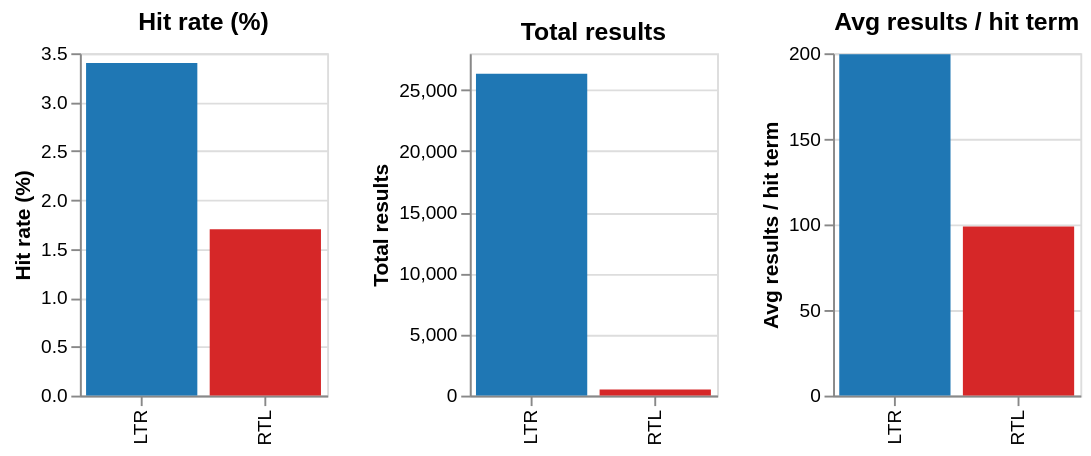
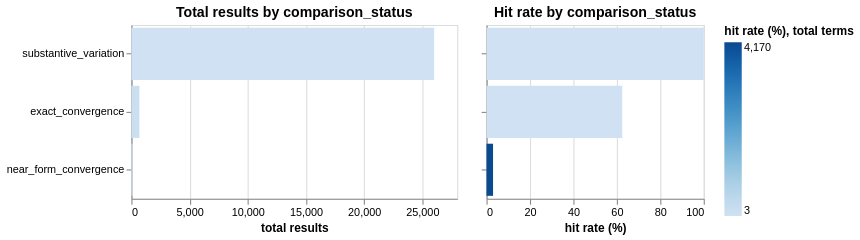

The notebook cell these images were saved under, in order:
### Code cell
# ── LTR vs RTL comparison ─────────────────────────────────────────────────
dir_summary = (
    hit_dir.groupby("dir_label")
    .agg(
        total_terms=("search_term_lower", "count"),
        terms_with_hits=("any_hit", "sum"),
        total_results=("total", "sum"),
    )
    .reset_index()
)
dir_summary["hit_rate_pct"] = (
    dir_summary["terms_with_hits"] / dir_summary["total_terms"] * 100
).round(1)
dir_summary["avg_per_hit"] = (
    dir_summary["total_results"] / dir_summary["terms_with_hits"].replace(0, pd.NA)
).round(1)

print("LTR vs RTL summary:")
print(dir_summary[["dir_label","total_terms","terms_with_hits","hit_rate_pct",
                    "total_results","avg_per_hit"]].to_string(index=False))

dir_metrics = [
    ("hit_rate_pct",  "Hit rate (%)"),
    ("total_results", "Total results"),
    ("avg_per_hit",   "Avg results / hit term"),
]
dir_charts = []
for col, title in dir_metrics:
    c = alt.Chart(dir_summary).mark_bar().encode(
        x=alt.X("dir_label:N", title=None),
        y=alt.Y(f"{col}:Q", title=title),
        color=alt.Color("dir_label:N",
                        scale=alt.Scale(domain=["LTR", "RTL"],
                                        range=["#1f77b4", "#d62728"]),
                        legend=None),
        tooltip=["dir_label:N", alt.Tooltip(f"{col}:Q", title=title)],
    ).properties(width=130, height=180, title=title)
    dir_charts.append(c)
display(alt.hconcat(*dir_charts))

# ── Top 10 RTL terms ──────────────────────────────────────────────────────
rtl_top = hit_dir[hit_dir["dir_label"] == "RTL"].nlargest(10, "total")
if len(rtl_top):
    print("\nTop 10 RTL terms:")
    print(rtl_top[["search_term_lower","n_repos","n_issues","n_users","total"]].to_string(index=False))
else:
    print("\nNo RTL terms with results.")

# ── Comparison status breakdown ────────────────────────────────────────────────────
# A grouped term may span multiple comparison statuses; take the first for this display.
hit_dir["primary_cat"] = hit_dir["comparison_status"].str.split(",").str[0].str.strip()

cat_summary = (
    hit_dir.groupby("primary_cat")
    .agg(
        total_terms=("search_term_lower", "count"),
        terms_with_hits=("any_hit", "sum"),
        total_results=("total", "sum"),
    )
    .reset_index()
)
cat_summary["hit_rate_pct"] = (
    cat_summary["terms_with_hits"] / cat_summary["total_terms"] * 100
).round(1)
cat_summary = cat_summary.sort_values("total_results", ascending=False)

cat_results = alt.Chart(cat_summary).mark_bar().encode(
    y=alt.Y("primary_cat:N", sort="-x", title=None),
    x=alt.X("total_results:Q", title="total results"),
    color=alt.Color("hit_rate_pct:Q", scale=alt.Scale(scheme="blues"),
                    title="hit rate (%)"),
    tooltip=["primary_cat:N", "total_terms:Q", "terms_with_hits:Q",
             "hit_rate_pct:Q", "total_results:Q"],
).properties(width=300, height=160, title="Total results by comparison_status")

cat_rate = alt.Chart(cat_summary).mark_bar().encode(
    y=alt.Y("primary_cat:N", sort="-x", title=None, axis=alt.Axis(labels=False)),
    x=alt.X("hit_rate_pct:Q", title="hit rate (%)"),
    color=alt.Color("total_terms:Q", scale=alt.Scale(scheme="greys"),
                    title="total terms"),
    tooltip=["primary_cat:N", "total_terms:Q", "hit_rate_pct:Q"],
).properties(width=200, height=160, title="Hit rate by comparison_status")

display(cat_results | cat_rate)
print()
print(cat_summary.to_string(index=False))

### Figure 1 — Vega specification as saved in the notebook (floating-point values rounded to 4 significant figures)
{"$schema": "https://vega.github.io/schema/vega/v6.json", "data": [{"name": "source_0"}, {"name": "data_0", "values": [{"dir_label": "LTR", "hit_rate_pct": 3.4, "hit_rate_pct_end": 3.4, "hit_rate_pct_start": 0.0}, {"dir_label": "RTL", "hit_rate_pct": 1.7, "hit_rate_pct_end": 1.7, "hit_rate_pct_start": 0.0}]}, {"name": "data_1", "values": [{"dir_label": "LTR", "total_results": 26318, "total_results_end": 26320.0, "total_results_start": 0.0}, {"dir_label": "RTL", "total_results": 494, "total_results_end": 494.0, "total_results_start": 0.0}]}, {"name": "data_2", "values": [{"avg_per_hit": 199.4, "avg_per_hit_end": 199.4, "avg_per_hit_start": 0.0, "dir_label": "LTR"}, {"avg_per_hit": 98.8, "avg_per_hit_end": 98.8, "avg_per_hit_start": 0.0, "dir_label": "RTL"}]}, {"name": "data_0_concat_0_x_domain_dir_label", "values": [{"dir_label": "LTR"}, {"dir_label": "RTL"}]}, {"name": "data_1_concat_1_x_domain_dir_label", "values": [{"dir_label": "LTR"}, {"dir_label": "RTL"}]}, {"name": "data_2_concat_2_x_domain_dir_label", "values": [{"dir_label": "LTR"}, {"dir_label": "RTL"}]}], "signals": [{"name": "childWidth", "value": 130}], "marks": [{"type": "group", "name": "concat_0_group", "encode": {"update": {"height": {"signal": "height"}, "width": {"signal": "childWidth"}}}, "marks": [{"type": "rect", "name": "concat_0_marks", "from": {"data": "data_0"}, "encode": {"update": {"y2": {"field": "hit_rate_pct_start", "scale": "concat_0_y"}, "y": {"field": "hit_rate_pct_end", "scale": "concat_0_y"}, "width": {"signal": "max(0.25, bandwidth('concat_0_x'))"}, "x": {"field": "dir_label", "scale": "concat_0_x"}, "tooltip": {"signal": "{\"dir_label\": isValid(datum[\"dir_label\"]) ? datum[\"dir_label\"] : \"\"+datum[\"dir_label\"], \"Hit rate (%)\": format(datum[\"hit_rate_pct\"], \"\")}"}, "fill": {"field": "dir_label", "scale": "color"}}}, "style": ["bar"]}], "axes": [{"scale": "concat_0_y", "labels": false, "grid": true, "tickCount": {"signal": "ceil(height/40)"}, "orient": "left", "aria": false, "domain": false, "minExtent": 0, "gridScale": "concat_0_x", "maxExtent": 0, "ticks": false, "zindex": 0}, {"scale": "concat_0_x", "grid": false, "labelBaseline": "middle", "labelAngle": 270, "zindex": 0, "orient": "bottom", "labelAlign": "right"}, {"scale": "concat_0_y", "labelOverlap": true, "tickCount": {"signal": "ceil(height/40)"}, "title": "Hit rate (%)", "grid": false, "zindex": 0, "orient": "left"}], "title": {"text": "Hit rate (%)", "frame": "group"}, "style": "cell"}, {"type": "group", "name": "concat_1_group", "encode": {"update": {"height": {"signal": "height"}, "width": {"signal": "childWidth"}}}, "marks": [{"type": "rect", "name": "concat_1_marks", "from": {"data": "data_1"}, "encode": {"update": {"y2": {"field": "total_results_start", "scale": "concat_1_y"}, "tooltip": {"signal": "{\"dir_label\": isValid(datum[\"dir_label\"]) ? datum[\"dir_label\"] : \"\"+datum[\"dir_label\"], \"Total results\": format(datum[\"total_results\"], \"\")}"}, "y": {"field": "total_results_end", "scale": "concat_1_y"}, "fill": {"field": "dir_label", "scale": "color"}, "width": {"signal": "max(0.25, bandwidth('concat_1_x'))"}, "x": {"field": "dir_label", "scale": "concat_1_x"}}}, "style": ["bar"]}], "axes": [{"scale": "concat_1_y", "gridScale": "concat_1_x", "orient": "left", "domain": false, "maxExtent": 0, "minExtent": 0, "ticks": false, "zindex": 0, "aria": false, "grid": true, "tickCount": {"signal": "ceil(height/40)"}, "labels": false}, {"scale": "concat_1_x", "orient": "bottom", "grid": false, "labelAlign": "right", "labelBaseline": "middle", "zindex": 0, "labelAngle": 270}, {"scale": "concat_1_y", "zindex": 0, "orient": "left", "grid": false, "labelOverlap": true, "tickCount": {"signal": "ceil(height/40)"}, "title": "Total results"}], "title": {"text": "Total results", "frame": "group"}, "style": "cell"}, {"type": "group", "name": "concat_2_group", "encode": {"update": {"width": {"signal": "childWidth"}, "height": {"signal": "height"}}}, "marks": [{"type": "rect", "name": "concat_2_marks", "from": {"data": "data_2"}, "encode": {"update": {"y": {"field": "avg_per_hit_end", "scale": "concat_2_y"}, "y2": {"field": "avg_per_hit_start", "scale": "concat_2_y"}, "width": {"signal": "max(0.25, bandwidth('concat_2_x'))"}, "x": {"field": "dir_label", "scale": "concat_2_x"}, "fill": {"field": "dir_label", "scale": "color"}, "tooltip": {"signal": "{\"dir_label\": isValid(datum[\"dir_label\"]) ? datum[\"dir_label\"] : \"\"+datum[\"dir_label\"], \"Avg results / hit term\": format(datum[\"avg_per_hit\"], \"\")}"}}}, "style": ["bar"]}], "axes": [{"scale": "concat_2_y", "orient": "left", "ticks": false, "maxExtent": 0, "minExtent": 0, "aria": false, "gridScale": "concat_2_x", "grid": true, "labels": false, "zindex": 0, "domain": false, "tickCount": {"signal": "ceil(height/40)"}}, {"scale": "concat_2_x", "orient": "bottom", "labelAngle": 270, "zindex": 0, "grid": false, "labelAlign": "right", "labelBaseline": "middle"}, {"scale": "concat_2_y", "zindex": 0, "title": "Avg results / hit term", "tickCount": {"signal": "ceil(height/40)"}, "orient": "left", "grid": false, "labelOverlap": true}], "title": {"text": "Avg results / hit term", "frame": "group"}, "style": "cell"}], "scales": [{"name": "color", "type": "ordinal", "domain": ["LTR", "RTL"], "range": ["#1f77b4", "#d62728"]}, {"name": "concat_0_x", "type": "band", "domain": {"data": "data_0_concat_0_x_domain_dir_label", "field": "dir_label", "sort": true}, "range": [0, {"signal": "childWidth"}], "paddingOuter": 0.05, "paddingInner": 0.1}, {"name": "concat_0_y", "type": "linear", "domain": {"data": "data_0", "fields": ["hit_rate_pct_start", "hit_rate_pct_end"]}, "range": [{"signal": "height"}, 0], "zero": true, "nice": true}, {"name": "concat_1_x", "type": "band", "domain": {"data": "data_1_concat_1_x_domain_dir_label", "field": "dir_label", "sort": true}, "range": [0, {"signal": "childWidth"}], "paddingOuter": 0.05, "paddingInner": 0.1}, {"name": "concat_1_y", "type": "linear", "domain": {"data": "data_1", "fields": ["total_results_start", "total_results_end"]}, "range": [{"signal": "height"}, 0], "nice": true, "zero": true}, {"name": "concat_2_x", "type": "band", "domain": {"data": "data_2_concat_2_x_domain_dir_label", "field": "dir_label", "sort": true}, "range": [0, {"signal": "childWidth"}], "paddingInner": 0.1, "paddingOuter": 0.05}, {"name": "concat_2_y", "type": "linear", "domain": {"data": "data_2", "fields": ["avg_per_hit_start", "avg_per_hit_end"]}, "range": [{"signal": "height"}, 0], "zero": true, "nice": true}], "padding": 5, "background": "white", "height": 180, "layout": {"padding": 20, "bounds": "full", "align": "each"}}

### Figure 2 — Vega specification as saved in the notebook (floating-point values rounded to 4 significant figures)
{"$schema": "https://vega.github.io/schema/vega/v6.json", "data": [{"name": "source_0"}, {"name": "data_1", "values": [{"hit_rate_pct": 3.0, "primary_cat": "substantive_variation", "terms_with_hits": 127, "total_results": 26018, "total_results_end": 26020.0, "total_results_start": 0.0, "total_terms": 4170}, {"hit_rate_pct": 100.0, "primary_cat": "exact_convergence", "terms_with_hits": 5, "total_results": 688, "total_results_end": 688.0, "total_results_start": 0.0, "total_terms": 5}, {"hit_rate_pct": 62.5, "primary_cat": "near_form_convergence", "terms_with_hits": 5, "total_results": 106, "total_results_end": 106.0, "total_results_start": 0.0, "total_terms": 8}]}, {"name": "data_2", "values": [{"hit_rate_pct": 3.0, "hit_rate_pct_end": 3.0, "hit_rate_pct_start": 0.0, "primary_cat": "substantive_variation", "total_terms": 4170}, {"hit_rate_pct": 100.0, "hit_rate_pct_end": 100.0, "hit_rate_pct_start": 0.0, "primary_cat": "exact_convergence", "total_terms": 5}, {"hit_rate_pct": 62.5, "hit_rate_pct_end": 62.5, "hit_rate_pct_start": 0.0, "primary_cat": "near_form_convergence", "total_terms": 8}]}, {"name": "source_0_concat_0_y_domain_primary_cat", "values": [{"primary_cat": "substantive_variation", "sort_field": 26018}, {"primary_cat": "exact_convergence", "sort_field": 688}, {"primary_cat": "near_form_convergence", "sort_field": 106}]}, {"name": "source_0_concat_1_y_domain_primary_cat", "values": [{"primary_cat": "substantive_variation", "sort_field": 3.0}, {"primary_cat": "exact_convergence", "sort_field": 100.0}, {"primary_cat": "near_form_convergence", "sort_field": 62.5}]}], "signals": [{"name": "concat_0_width", "value": 300}, {"name": "concat_1_width", "value": 200}], "marks": [{"type": "group", "name": "concat_0_group", "encode": {"update": {"height": {"signal": "height"}, "width": {"signal": "concat_0_width"}}}, "marks": [{"type": "rect", "name": "concat_0_marks", "from": {"data": "data_1"}, "encode": {"update": {"x2": {"field": "total_results_start", "scale": "concat_0_x"}, "y": {"field": "primary_cat", "scale": "concat_0_y"}, "height": {"signal": "max(0.25, bandwidth('concat_0_y'))"}, "x": {"field": "total_results_end", "scale": "concat_0_x"}, "tooltip": {"signal": "{\"primary_cat\": isValid(datum[\"primary_cat\"]) ? datum[\"primary_cat\"] : \"\"+datum[\"primary_cat\"], \"total_terms\": format(datum[\"total_terms\"], \"\"), \"terms_with_hits\": format(datum[\"terms_with_hits\"], \"\"), \"hit_rate_pct\": format(datum[\"hit_rate_pct\"], \"\"), \"total_results\": format(datum[\"total_results\"], \"\")}"}, "fill": {"field": "hit_rate_pct", "scale": "color"}}}, "style": ["bar"]}], "axes": [{"scale": "concat_0_x", "labels": false, "maxExtent": 0, "orient": "bottom", "ticks": false, "minExtent": 0, "zindex": 0, "domain": false, "aria": false, "gridScale": "concat_0_y", "grid": true, "tickCount": {"signal": "ceil(concat_0_width/40)"}}, {"scale": "concat_0_x", "labelOverlap": true, "zindex": 0, "labelFlush": true, "tickCount": {"signal": "ceil(concat_0_width/40)"}, "orient": "bottom", "grid": false, "title": "total results"}, {"scale": "concat_0_y", "orient": "left", "zindex": 0, "grid": false}], "title": {"text": "Total results by comparison_status", "frame": "group"}, "style": "cell"}, {"type": "group", "name": "concat_1_group", "encode": {"update": {"height": {"signal": "height"}, "width": {"signal": "concat_1_width"}}}, "marks": [{"type": "rect", "name": "concat_1_marks", "from": {"data": "data_2"}, "encode": {"update": {"tooltip": {"signal": "{\"primary_cat\": isValid(datum[\"primary_cat\"]) ? datum[\"primary_cat\"] : \"\"+datum[\"primary_cat\"], \"total_terms\": format(datum[\"total_terms\"], \"\"), \"hit_rate_pct\": format(datum[\"hit_rate_pct\"], \"\")}"}, "x2": {"field": "hit_rate_pct_start", "scale": "concat_1_x"}, "y": {"field": "primary_cat", "scale": "concat_1_y"}, "height": {"signal": "max(0.25, bandwidth('concat_1_y'))"}, "x": {"field": "hit_rate_pct_end", "scale": "concat_1_x"}, "fill": {"field": "total_terms", "scale": "color"}}}, "style": ["bar"]}], "axes": [{"scale": "concat_1_x", "labels": false, "zindex": 0, "domain": false, "maxExtent": 0, "grid": true, "ticks": false, "orient": "bottom", "gridScale": "concat_1_y", "tickCount": {"signal": "ceil(concat_1_width/40)"}, "aria": false, "minExtent": 0}, {"scale": "concat_1_x", "labelFlush": true, "labelOverlap": true, "orient": "bottom", "title": "hit rate (%)", "grid": false, "tickCount": {"signal": "ceil(concat_1_width/40)"}, "zindex": 0}, {"scale": "concat_1_y", "orient": "left", "grid": false, "labels": false, "zindex": 0}], "title": {"text": "Hit rate by comparison_status", "frame": "group"}, "style": "cell"}], "scales": [{"name": "color", "type": "linear", "domain": {"fields": [{"data": "data_1", "field": "hit_rate_pct"}, {"data": "data_2", "field": "total_terms"}]}, "range": {"scheme": "blues"}, "interpolate": "hcl", "zero": false}, {"name": "concat_0_x", "type": "linear", "domain": {"data": "data_1", "fields": ["total_results_start", "total_results_end"]}, "range": [0, {"signal": "concat_0_width"}], "zero": true, "nice": true}, {"name": "concat_0_y", "type": "band", "domain": {"data": "source_0_concat_0_y_domain_primary_cat", "field": "primary_cat", "sort": {"op": "max", "field": "sort_field", "order": "descending"}}, "range": [0, {"signal": "height"}], "paddingInner": 0.1, "paddingOuter": 0.05}, {"name": "concat_1_x", "type": "linear", "domain": {"data": "data_2", "fields": ["hit_rate_pct_start", "hit_rate_pct_end"]}, "range": [0, {"signal": "concat_1_width"}], "zero": true, "nice": true}, {"name": "concat_1_y", "type": "band", "domain": {"data": "source_0_concat_1_y_domain_primary_cat", "field": "primary_cat", "sort": {"op": "max", "field": "sort_field", "order": "descending"}}, "range": [0, {"signal": "height"}], "paddingInner": 0.1, "paddingOuter": 0.05}], "layout": {"padding": 20, "bounds": "full", "align": "each"}, "background": "white", "height": 160, "legends": [{"title": "hit rate (%), total terms", "fill": "color", "gradientLength": {"signal": "clamp(height, 64, 200)"}}], "padding": 5}
